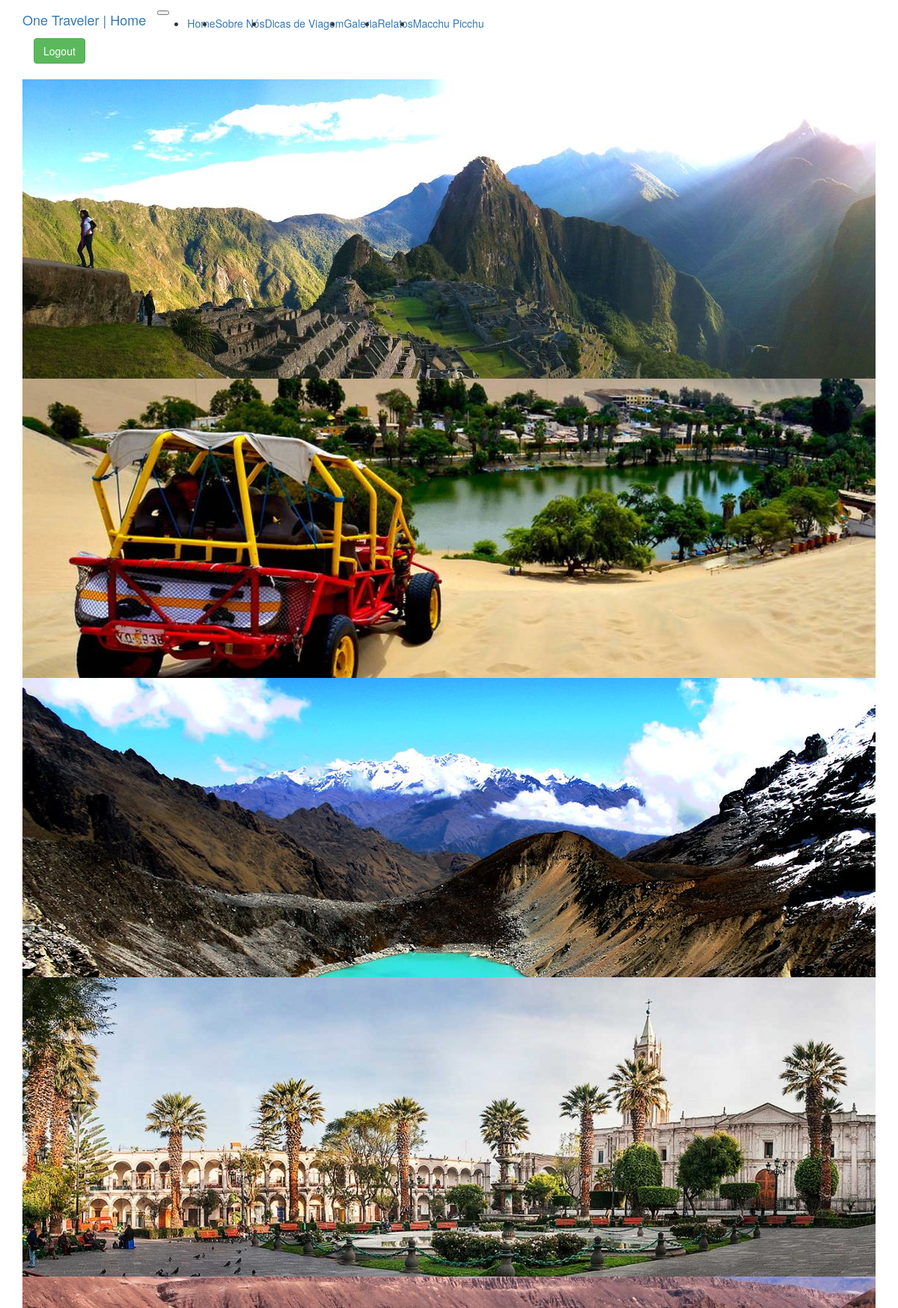
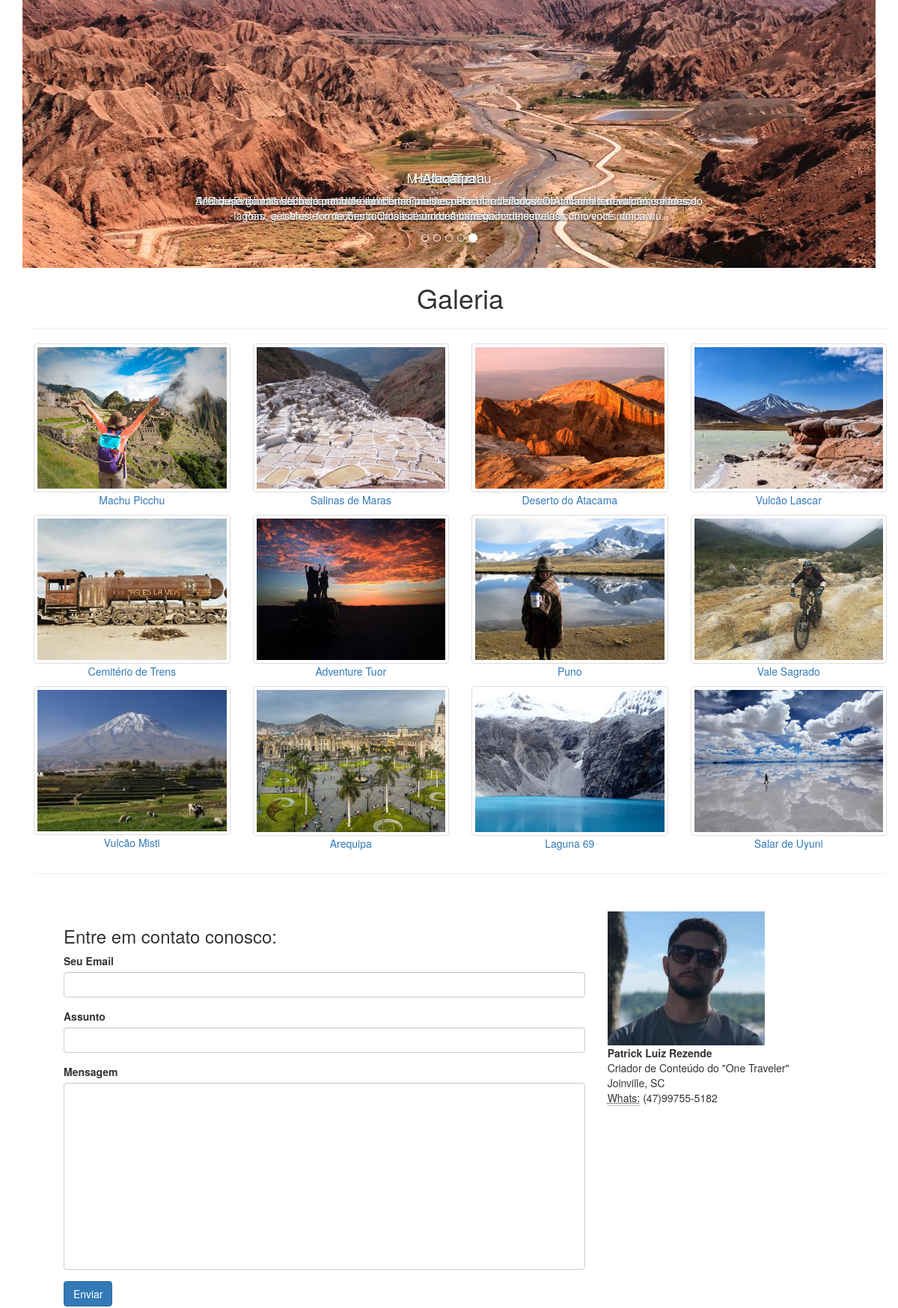
The app's page /Galeria (signed in, upper part) with its own data (2 pictures, top to bottom).
### app/models.py (models this page shows)
class Place(db.Model):
    __tablename__ = 'places'
    id = db.Column(db.Integer, primary_key=True)
    title = db.Column(db.String(128))
    description = db.Column(db.Text())
    image_name = db.Column(db.String(128))

### app/main/views.py (the view)
@main.route('/Galeria')
@login_required
def galeria():
    places = Place.query.all()
    return render_template('galeria.html', places=places)

### app/models.py (called while the page is built)
@login_manager.user_loader
def load_user(user_id):
    return User.query.get(int(user_id))

### app/templates/galeria.html (shortened to what this page needs)
{% extends "base.html" %}
{% block page_content %}
<div class="container">
    <h1 class="font-weight-light text-center text-lg-left mt-4 mb-0">Galeria</h1>
    <hr class="mt-2 mb-5">
    <div class="row text-center text-lg-left">
      {% for place in places %}
      <div class="col-lg-3 col-md-4 col-6">
        <a href="{{url_for('.relatos', id=place.id)}}" class="d-block mb-4 h-100">
              <img class="img-fluid img-thumbnail" src="{{ url_for('static', filename='img/') }}{{place.image_name}}" alt="">
              <p class="text-center">{{place.title}}</p>
        </a>
      </div>
      {% endfor %}
      </div>
{% endblock %}

### records on screen
Place: image_name (picture), title "Machu Picchu"
Place: image_name (picture), title "Salinas de Maras"
Place: image_name (picture), title "Deserto do Atacama"
Place: image_name (picture), title "Vulcão Lascar"
Place: image_name (picture), title "Cemitério de Trens"
Place: image_name (picture), title "Adventure Tuor"
Place: image_name (picture), title "Puno"
Place: image_name (picture), title "Vale Sagrado"
Place: image_name (picture), title "Vulcão Misti"
Place: image_name (picture), title "Arequipa"
Place: image_name (picture), title "Laguna 69"
Place: image_name (picture), title "Salar de Uyuni"
